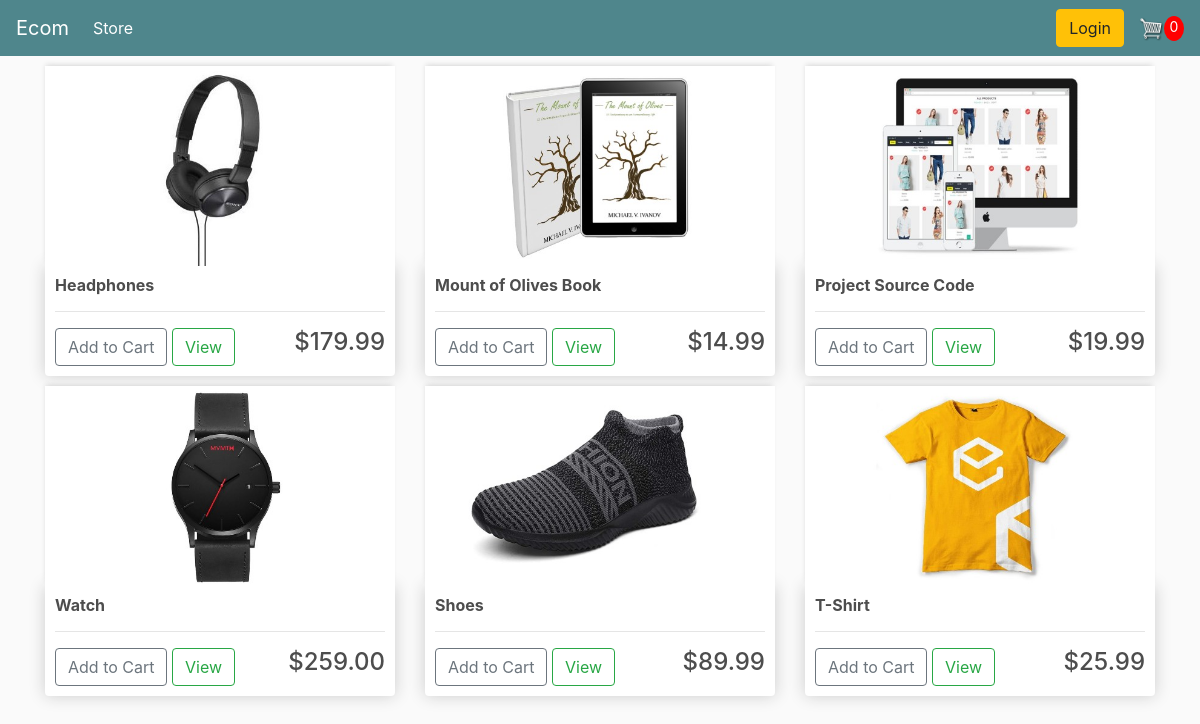
The page / on the database its author committed.
### store/models.py (models this page shows, shortened)
class Product(models.Model):
    name = models.CharField(max_length=200, null=True)
    price = models.DecimalField(max_digits=5, decimal_places=2)
    digital = models.BooleanField(default=False, null=True, blank=False)
    image = models.ImageField(null=True, blank=True)
    @property
    def imageUrl(self):
        try:
            url = self.image.url
        except:
            url = ''
        return url

### store/views.py (the view)
# urls.py: path('', include('store.urls')),
def store(request):
    data = cartDate(request)
    cartItems = data['cartItems']
    products = Product.objects.all()
    context={'products':products,'cartItems':cartItems}
    return render(request,'store/store.html',context)

### store/utils.py (called while the page is built, shortened)
def cookieCart(request):
    try:
        cart =json.loads(request.COOKIES['cart'])
    except:
        cart = {}
    items = []
    order = {'get_cart_total':0 ,'get_cart_items':0,'shipping':False }
    cartItems = order['get_cart_items']
    return {'cartItems':cartItems,'order':order,'items':items}

def cartDate(request):
    if request.user.is_authenticated:
        customer = request.user.customer
        order, created = Order.objects.get_or_create(customer=customer, complete=False)
        items = order.orderitem_set.all()
        cartItems = order.get_cart_items
    else:
        cookieData = cookieCart(request)
        cartItems = cookieData['cartItems']
        order = cookieData['order']
        items = cookieData['items']
    return {'items':items,'order':order,'cartItems':cartItems}

### store/templates/store/store.html
{% extends 'store/main.html' %}
{% load static %}
{% block content %}
<div class="row">
    {% for product in products %}
    <div class="col-lg-4">
        <img class="thumbnail" src="{{product.imageUrl}}" alt="img">
        <div class="box-element product">
            <h6><strong>{{product.name}}</strong></h6>
            <hr>
            <button data-product={{product.id}} data-action="add"
            class="btn btn-outline-secondary add-btn update-cart">Add to Cart</button>
            <a class="btn btn-outline-success" href="#">View</a>
            <h4 style="display:inline-block; float:right">${{product.price|floatformat:2}}</h4>
        </div>
    </div>
    {% endfor  %}
</div>
{% endblock content %}

### static/css/main.css (style rules this page uses)
* { margin: 0; padding: 0; }
body { background-color: hsl(0,0%,98%); }
h1, h2, h3, h4, h5, h6 { color: hsl(0,0%,30%); }
.box-element { box-shadow: 0 0 16px hsl(0,0%,80%); background-color: #fff; border-radius: 4px; padding: 10px; }
.thumbnail { width: 100%; height: 200px; -webkit-box-shadow: -1px -3px 5px -2px rgba(214,214,214,1); -moz-box-shadow: -1px -3px 5px -2px rgba(214,214,214,1); box-shadow: -1px -3px 5px -2px rgba(214,214,214,1); }
.product { border-radius: 0 0 4px 4px; }
.col-lg-12, .col-lg-4, .col-lg-6, .col-lg-8 { margin-top: 10px; }

### rows shown on the page
Product: imageUrl (picture), name "Headphones", price "179.99"
Product: imageUrl (picture), name "Mount of Olives Book", price "14.99"
Product: imageUrl (picture), name "Project Source Code", price "19.99"
Product: imageUrl (picture), name "Watch", price "259.00"
Product: imageUrl (picture), name "Shoes", price "89.99"
Product: imageUrl (picture), name "T-Shirt", price "25.99"

### other values the page prints
{{ cartItems }} "0"
